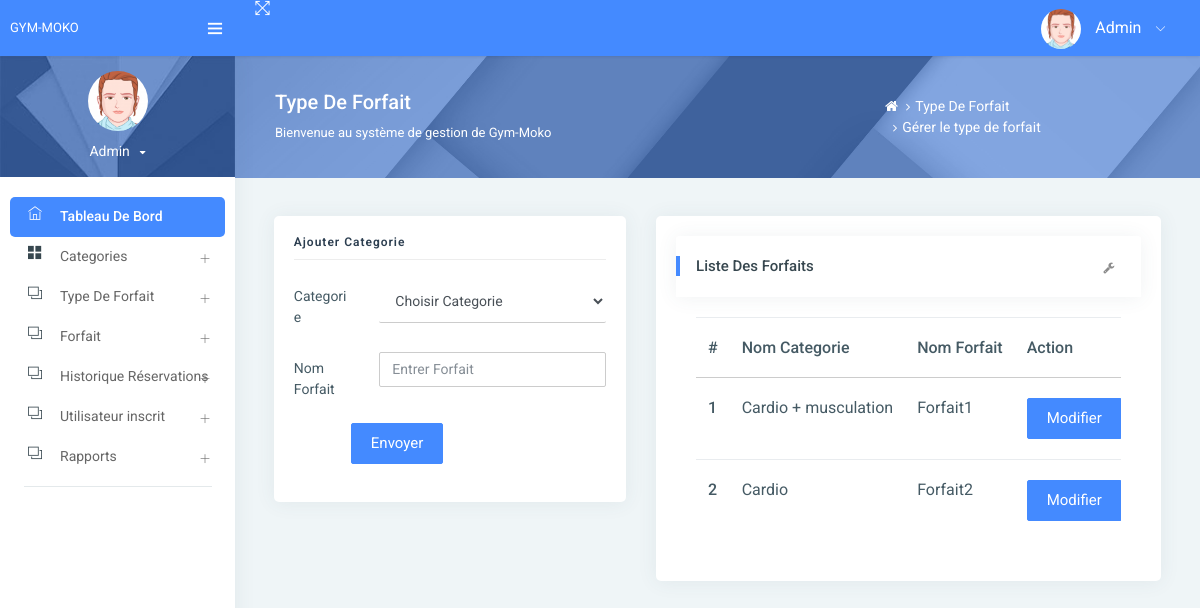
/managePackageType/ (signed in), run on the app's committed database.
### gym/models.py (models this page shows, shortened)
class Packagetype(models.Model):
    category = models.ForeignKey(Category, on_delete=models.CASCADE, null=True)
    packagename = models.CharField(max_length=200, null=True)
    creationdate = models.DateTimeField(auto_now_add=True)

class Category(models.Model):
    categoryname = models.CharField(max_length=200, null=True)
    status = models.CharField(max_length=300, null=True)
    creationdate = models.DateTimeField(auto_now_add=True)

### gym/views.py (the view)
# urls.py: path('managePackageType/', managePackageType, name='managePackageType'),
def managePackageType(request):
    if not request.user.is_authenticated:
        return redirect('admin_login')
    package = Packagetype.objects.all()
    category = Category.objects.all()
    try:
        if request.method == "POST":
            cid = request.POST['category']
            categoryid = Category.objects.get(id=cid)
            packagename = request.POST['packagename']
            try:
                Packagetype.objects.create(category=categoryid, packagename=packagename)
                error = "no"
            except:
                error = "yes"
    except:
        pass
    return render(request, 'admin/managePackageType.html', locals())

### gym/templates/admin/managePackageType.html (shortened to what this page needs)
{% extends 'admin_base.html' %}
{% load static %}
{% block main %}
<div class="page-header">
    <div class="page-block">
        <div class="row align-items-center">
            <div class="col-md-8">
                <div class="page-header-title">
                    <h5 class="m-b-10">Type De Forfait</h5>
                    <p class="m-b-0">Bienvenue au système de gestion de Gym-Moko</p>
                </div>
            </div>
            <div class="col-md-4">
                <ul class="breadcrumb-title">
                    <li class="breadcrumb-item">
                        <a href="{% url 'admin_home' %}"> <i class="fa fa-home"></i> </a>
                    </li>
                    <li class="breadcrumb-item"><a href="">Type De Forfait</a>
                    </li>
                    <li class="breadcrumb-item"><a href="">Gérer le type de forfait</a>
                    </li>
                </ul>
            </div>
        </div>
    </div>
</div>
<div class="pcoded-inner-content">
    <div class="main-body">
        <div class="page-wrapper">
            <div class="page-body">
                <div class="row">
                    <div class="col-sm-5">
                        <div class="card">
                            <div class="card-block">
                                <h4 class="sub-title">Ajouter Categorie</h4>
                                <form method="post">
                                    <div class="form-group row">
                                        <label class="col-sm-3 col-form-label">Categorie</label>
                                        <div class="col-sm-9">
                                            <select name="category" class="form-control" required>
                                                <option value="">Choisir Categorie</option>
                                            </select>
                                        </div>
                                    </div>
                                    <div class="form-group row">
                                        <label class="col-sm-3 col-form-label">Nom Forfait</label>
                                        <div class="col-sm-9">
                                            <input type="text" name="packagename" placeholder="Entrer Forfait"
                                                   class="form-control" required>
                                        </div>
                                    </div>
                                    <div class="form-group row">
                                        <label class="col-sm-2 col-form-label"></label>
                                        <div class="col-sm-10">
                                            <input type="submit" class="btn btn-primary" value="Envoyer">
                                        </div>
                                    </div>
                                </form>
                            </div>
                        </div>
                    </div>
                    <div class="col-md-7">
                        <div class="card">
                            <div class="card-block">
                                <div class="card-header">
                                    <h5>Liste Des Forfaits</h5>
                                    <div class="card-header-right">
                                        <ul class="list-unstyled card-option">
                                            <li><i class="fa fa fa-wrench open-card-option"></i></li>
                                        </ul>
                                    </div>
                                </div>
                                <div class="card-block table-border-style">
                                    <div class="table-responsive">
                                        <table class="table">
                                            <thead>
                                            <tr>
                                                <th>#</th>
                                                <th>Nom Categorie</th>
                                                <th>Nom Forfait</th>
                                                <th>Action</th>
                                            </tr>
                                            </thead>
                                            <tbody>
                                            {% for i in package %}
                                            <tr>
                                                <th scope="row">{{forloop.counter}}</th>
                                                <td>{{i.category.categoryname}}</td>
                                                <td>{{i.packagename}}</td>
                                                <td><a href="{% url 'editPackageType' i.id %}"
                                                       class="btn btn-primary">Modifier</a> |
                                                       </td>
                                            </tr>
                                            {% endfor %}
                                            </tbody>
                                        </table>
                                    </div>
                                </div>
                            </div>
                        </div>
                    </div>
                </div>
            </div>
        </div>
    </div>
</div>
{% endblock %}

### data on the page
Packagetype: category.categoryname "Cardio + musculation", packagename "Forfait1"
Packagetype: category.categoryname "Cardio", packagename "Forfait2"
